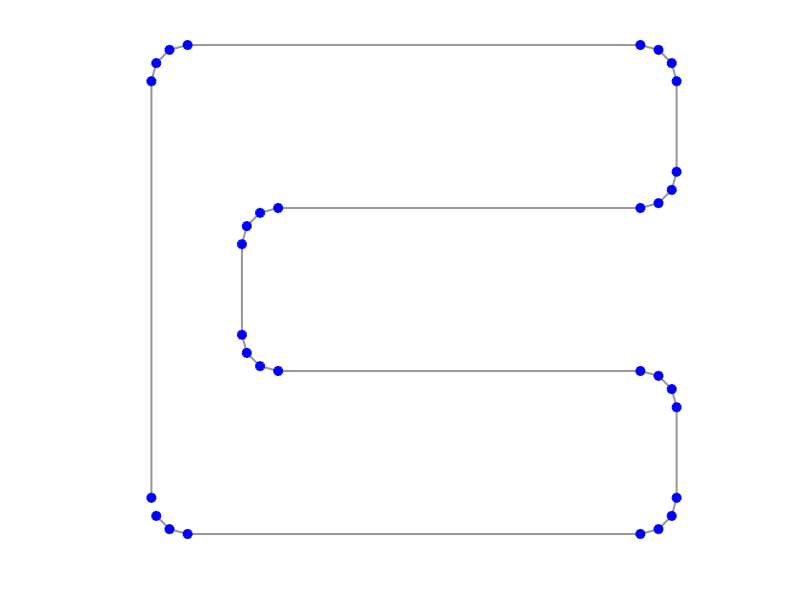

Source code (MATLAB):
% --- 4. C Course ---
c_course = [
    0, 2;
    0, 25;
    0.26795, 26;    % Circle point
    1, 26.73205;    % Circle point
    2, 27;
    27, 27;
    28, 26.73205;   % Circle point
    28.73205, 26;   % Circle point
    29, 25;
    29, 20;
    28.73205, 19;   % Circle point
    28, 18.26795;   % Circle point
    27, 18;
    7, 18;
    6, 17.73205;    % Circle point
    5.26795, 17;    % Circle point
    5, 16;
    5, 11;
    5.26795, 10;    % Circle point
    6, 9.26795;     % Circle point
    7, 9;
    27, 9;
    28, 8.73205;    % Circle point
    28.73205, 8;    % Circle point
    29, 7;
    29, 2;
    28.73205, 1;    % Circle point
    28, 0.26795;   % Circle point
    27, 0;
    2, 0;
    1, 0.26795;     % Circle point (Final turn)
    0.26795, 1      % Circle point (Final turn)
];

figure('Name', 'C Course', 'Color', 'w');
plot(c_course(:,1), c_course(:,2), '-o', ...
    'LineWidth', 1.5, 'Color', [0.6, 0.6, 0.6], ...
    'MarkerEdgeColor', 'b', 'MarkerFaceColor', 'b', 'MarkerSize', 6);
axis equal;
axis off;
grid off;
